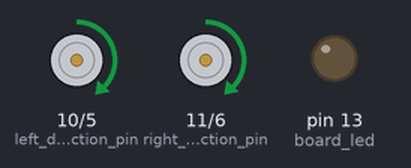
Recording of a sketch running on a simulated Arduino Uno, built with avr-gcc and run on an emulated ATmega328P. On the bench: direction and speed pins drawn as motors (green arrow = direction pin HIGH = forward, orange = LOW = backward, longer = more drive), output pins drawn as LEDs (lit = HIGH).

Above: at 5.0 s.
At 6.5 s:
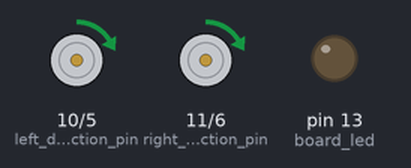
At 8.0 s:
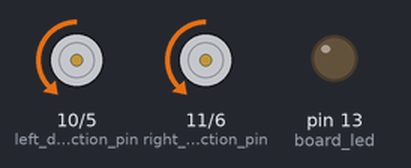
Timing chart, 0 to 10.9 s (numbered marks = the images above):
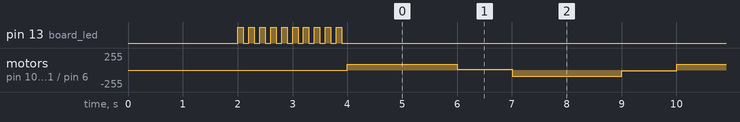

Measured:
- by itself, motor on pin 10 (left_direction_pin) / pin 5 (left_speed_pin), motor on pin 11 (right_direction_pin) / pin 6 (right_speed_pin): repeats every 6.0 s: forward 10/255 1.0 s, backward 90/255 2.0 s, backward 10/255 1.0 s, forward 90/255 2.0 s

The sketch:

back_and_forth.ino
```cpp
// (licence header left out)
#define board_led            13
#define left_speed_pin        5
#define right_speed_pin       6
#define left_direction_pin   10
#define right_direction_pin  11
#define MOTOR_LEFT           "L"
#define MOTOR_RIGHT          "R"
#define MOTOR_DIRECTION_FORWARD  1
#define MOTOR_DIRECTION_BACKWARDS 0

// the setup function runs once when you press reset or power the board
void setup() {
  delay(1000);
  //Serial1.begin(9600);
  delay(1000);

  // initialize digital pin 13 as an output.
  pinMode(board_led, OUTPUT);
  pinMode(left_speed_pin, OUTPUT);
  pinMode(right_speed_pin, OUTPUT);
  pinMode(left_direction_pin, OUTPUT);
  pinMode(right_direction_pin, OUTPUT);


  doBlink(10, 100);

  //Serial1.println("SETUP_COMPLETE!");
}

// the loop function runs over and over again forever
void loop() {
  //Serial1.print("ACC_FW");
  accelerate(MOTOR_DIRECTION_FORWARD);
  delay(2000);
  //Serial1.print("SLO_FW");
  slowDown(MOTOR_DIRECTION_FORWARD);
  delay(1000);

  //Serial1.print("ACC_BW");
  accelerate(MOTOR_DIRECTION_BACKWARDS);
  delay(2000);
  //Serial1.print("SLO_BW");
  slowDown(MOTOR_DIRECTION_BACKWARDS);
  delay(1000);
}

void accelerate(int motorDirection){
    for(int motorSpeed = 0; motorSpeed <100; motorSpeed += 10){
      setMotor(MOTOR_RIGHT, motorDirection, motorSpeed);
      setMotor(MOTOR_LEFT, motorDirection, motorSpeed);
    }
}

void slowDown( int motorDirection){
    for(int motorSpeed = 100; motorSpeed >0; motorSpeed -=10){
      setMotor(MOTOR_LEFT, motorDirection, motorSpeed);
      setMotor(MOTOR_RIGHT,motorDirection, motorSpeed);
    }
}
/*
 * motor: "L" for left and "R" for Right
 * direction: 1 for Forward, 0 for Backwards
 * speed: percentage 0-100 for speed of the motor
 */

void setMotor(String motor, int motorDirection, int motorSpeed){
  if(motor==MOTOR_RIGHT){
    digitalWrite(right_direction_pin, motorDirection);
    analogWrite(right_speed_pin, motorSpeed);
  }

  if(motor==MOTOR_LEFT){
    digitalWrite(left_direction_pin, motorDirection);
    analogWrite(left_speed_pin, motorSpeed);
  }
}

//USE THIS AS HUMANCOMMUNICATION MECHANISM
void doBlink(int times, int delayTime){
  for(int i=0; i<times; i++){
    digitalWrite(board_led, HIGH);   // turn the LED on (HIGH is the voltage level)
    delay(delayTime);              // wait for a second
    digitalWrite(board_led, LOW);    // turn the LED off by making the voltage LOW
    delay(delayTime);              // wait for a second
  }
}
```
